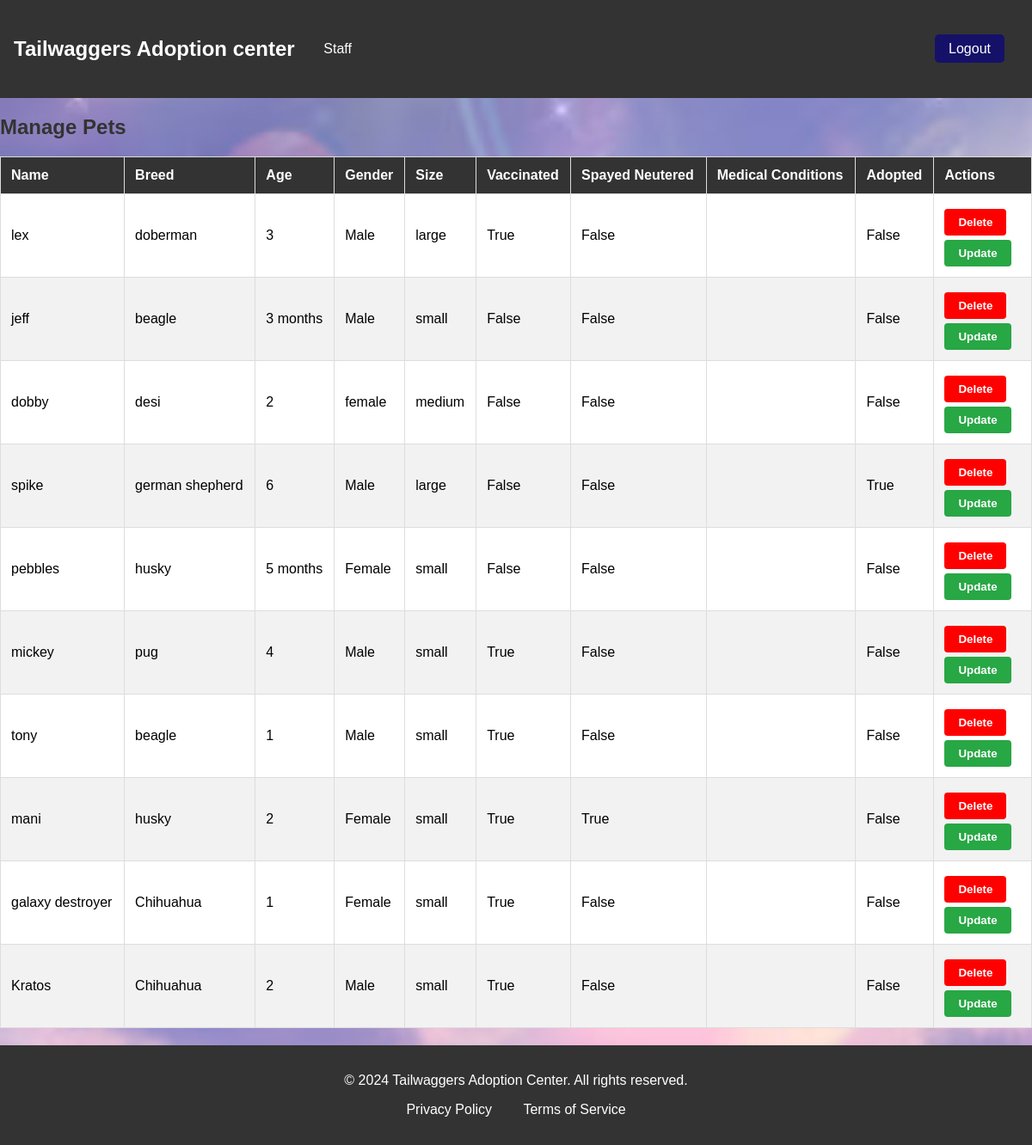
The page /manage_pets (signed in) on the database its author committed.
### webpage/models.py (models this page shows, shortened)
class pet(models.Model):
    SIZE_CHOICES = [ ('small', 'Small'), ('medium', 'Medium'), ('large', 'Large'), ]
    GENDER_CHOICES =[("female","Female"),("male","Male")]
    name=models.CharField(max_length=50)
    age=models.CharField(max_length=20)
    breed=models.ForeignKey(breed,on_delete=models.CASCADE,default=1)
    gender=models.CharField(max_length=10,choices=GENDER_CHOICES ,default='male')
    description = models.TextField(max_length=300,blank=True)
    size = models.CharField(max_length=10, choices=SIZE_CHOICES, default='medium')
    vaccinations = models.BooleanField(default=False)
    spayed_neutered = models.BooleanField(default=False)
    medical_conditions = models.CharField(max_length=100, blank=True)
    image=models.ImageField(upload_to=("upload/image/"))
    is_adopted=models.BooleanField(default=False)
    class Meta:
        permissions = [("can_add_pet","can add pet")]

class breed(models.Model):
    ACTIVITY_LEVEL_CHOICES = [ ('low', 'Low'), ('medium', 'Medium'), ('high', 'High'), ]
    SIZE_CHOICES = [ ('small', 'Small'), ('medium', 'Medium'), ('large', 'Large'), ]
    name = models.CharField(max_length=50)
    good_with_kids = models.BooleanField(default=False)
    low_shedding =models.BooleanField(default=False)
    first_time_owner = models.BooleanField(default=False)
    Guard_dog = models.BooleanField(default=False)
    athletic = models.BooleanField(default=False)
    first_time_owner = models.BooleanField(default=False)
    activity_level = models.CharField(max_length=10, choices=ACTIVITY_LEVEL_CHOICES, default='medium')
    size = models.CharField(max_length=10, choices=SIZE_CHOICES, default='medium')

### webpage/views.py (the view)
# urls.py: path('manage_pets',views.manage_pets, name="manage_pets"),
@user_passes_test(lambda u: u.is_staff)
def manage_pets(request):
    pets = pet.objects.all()
    if request.method == 'POST':
        pet_id = request.POST.get('pet_id')
        pet_to_delete = pet.objects.get(id=pet_id)
        pet_to_delete.delete()
        messages.success(request, "Pet deleted successfully!")
        return redirect('manage_pets')
    return render(request, "manage_pets.html", {"pets": pets,})

### webpage/templates/manage_pets.html (shortened to what this page needs)
{% extends 'base.html'%}
{% block content%}
<h2>Manage Pets</h2>
<table>
    <thead>
        <tr>
            <th>Name</th>
            <th>Breed</th>
            <th>Age</th>
            <th>Gender</th>
            <th>Size</th>
            <th>Vaccinated</th>
            <th>Spayed Neutered</th>
            <th>Medical Conditions</th>
            <th>Adopted</th>
            <th>Actions</th>
        </tr>
    </thead>
    <tbody>
        {% for pet in pets %}
        <tr>
            <td>{{ pet.name }}</td>
            <td>{{ pet.breed.name }}</td>
            <td>{{ pet.age }}</td>
            <td>{{ pet.gender }}</td>
            <td>{{ pet.size }}</td>
            <td>{{ pet.vaccinations }}</td>
            <td>{{ pet.spayed_neutered }}</td>
            <td>{{ pet.medical_conditions }}</td>
            <td>{{ pet.is_adopted }}</td>
            <td> <form method="POST">
                <button type="submit" class="delete-btn">Delete</button>
            </form>
            <a href="{% url 'update_pet' pet.id %}">
                <button type="submit" class="update-btn">Update</button>
            </a>
        </td>
    </tr>
    {% endfor %}
</tbody>
</table>
{% endblock%}

### static/style.css (style rules this page uses)
body { font-family: Arial, sans-serif; margin: 0; padding: 0; background-color: #f4f4f4; background-image: url(./petpage_BG_new.jpg); background-size: cover; background-repeat: no-repeat; background-attachment: fixed; }
table { width: 100%; border-collapse: collapse; margin: 20px 0; }
table th, table td { padding: 12px; border: 1px solid #ddd; text-align: left; }
table th { background-color: #333; color: white; }
table tr:nth-child(even) { background-color: #f2f2f2; }
table tr:nth-child(odd) { background-color: #ffffff; }
.delete-btn { background-color: #ff0000;color: white; padding: 8px 16px; border: none; border-radius: 4px; cursor: pointer; font-weight: bold; margin-right: 10px; margin-top: 5px; display: inline-block; }
.update-btn { background-color: #28a745; color: white; padding: 8px 16px; border: none; border-radius: 4px; cursor: pointer; font-weight: bold; margin-right: 10px;margin-top: 5px;display: inline-block; }
h2 { color: #333; }

### rows shown on the page
pet: name "lex", breed.name "doberman", age "3", gender "Male", size "large", vaccinations "True", spayed_neutered "False", is_adopted "False"
pet: name "jeff", breed.name "beagle", age "3 months", gender "Male", size "small", vaccinations "False", spayed_neutered "False", is_adopted "False"
pet: name "dobby", breed.name "desi", age "2", gender "female", size "medium", vaccinations "False", spayed_neutered "False", is_adopted "False"
pet: name "spike", breed.name "german shepherd", age "6", gender "Male", size "large", vaccinations "False", spayed_neutered "False", is_adopted "True"
pet: name "pebbles", breed.name "husky", age "5 months", gender "Female", size "small", vaccinations "False", spayed_neutered "False", is_adopted "False"
pet: name "mickey", breed.name "pug", age "4", gender "Male", size "small", vaccinations "True", spayed_neutered "False", is_adopted "False"
pet: name "tony", breed.name "beagle", age "1", gender "Male", size "small", vaccinations "True", spayed_neutered "False", is_adopted "False"
pet: name "mani", breed.name "husky", age "2", gender "Female", size "small", vaccinations "True", spayed_neutered "True", is_adopted "False"
pet: name "galaxy destroyer", breed.name "Chihuahua", age "1", gender "Female", size "small", vaccinations "True", spayed_neutered "False", is_adopted "False"
pet: name "Kratos", breed.name "Chihuahua", age "2", gender "Male", size "small", vaccinations "True", spayed_neutered "False", is_adopted "False"
